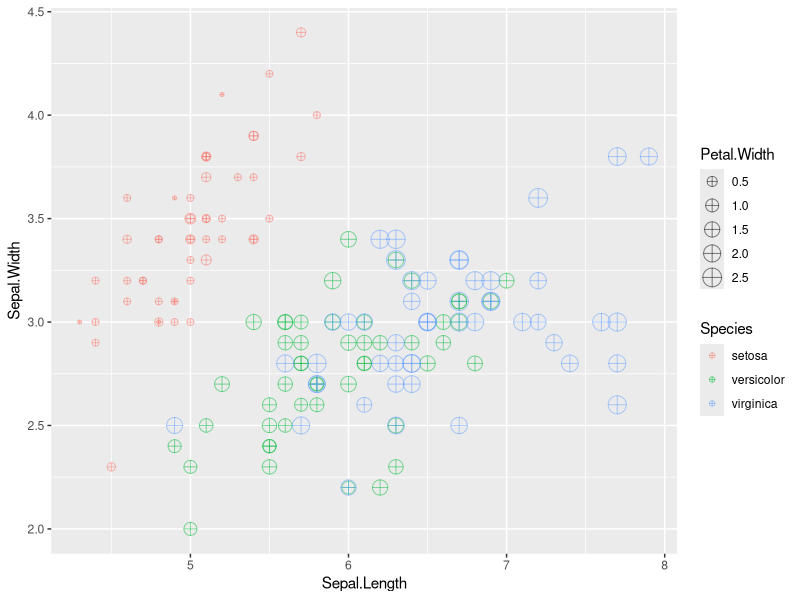
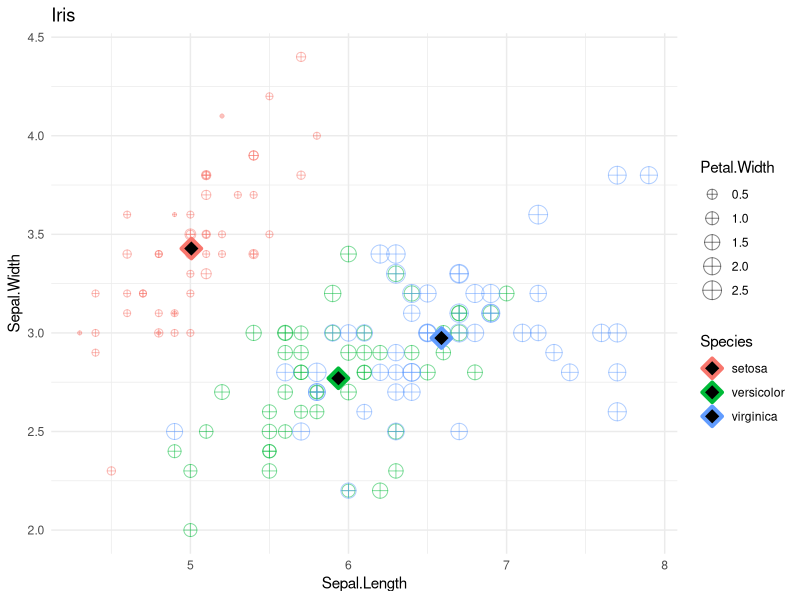

The R source for these figures, in order:
# Postwork Sesión 2.

#### Objetivo

"- Conocer algunas de las bases de datos disponibles en `R`
- Observar algunas características y manipular los DataFrames con `dplyr`
- Realizar visualizaciones con `ggplot`
#### Requisitos

1. Tener instalado R y RStudio
2. Haber realizado el prework y estudiado los ejemplos de la sesión."

#### Desarrollo

"1) Inspecciona el DataSet iris disponible directamente en la librería de ggplot. 
Identifica las variables que contiene y su tipo, asegúrate de que no hayan datos faltantes y 
que los datos se encuentran listos para usarse."

library(ggplot2)

df<- iris

str(df)
dim(df)
View(df)
complete.cases(df)
sum(complete.cases(df))

"2) Crea una gráfica de puntos que contenga `Sepal.Lenght` en el eje horizontal, 
`Sepal.Width` en el eje vertical, que identifique `Species` por color y que el tamaño 
de la figura está representado por `Petal.Width`. 
Asegúrate de que la geometría contenga `shape = 10` y `alpha = 0.5`."

graf <- ggplot(df, aes(x = Sepal.Length, y = Sepal.Width, color = Species, size = Petal.Width)) + geom_point(shape = 10, alpha = 0.5)
graf

"3) Crea una tabla llamada `iris_mean` que contenga el promedio de todas las variables 
agrupadas por `Species`."


library(dplyr)
iris_mean <- df %>% group_by(Species) %>% 
  summarize_all(mean)
iris_mean

"4) Con esta tabla, agrega a tu gráfica anterior otra geometría de puntos para agregar 
los promedios en la visualización. Asegúrate que el primer argumento de la geometría 
sea el nombre de tu tabla y que los parámetros sean `shape = 23`, `size = 4`, 
`fill = 'black'` y `stroke = 2`. También agrega etiquetas, temas y los cambios 
necesarios para mejorar tu visualización."

graf <- graf + geom_point(data = iris_mean, shape = 23, size = 4, fill = "black", stroke = 2) + labs(title = "Iris") + theme_minimal()
graf
